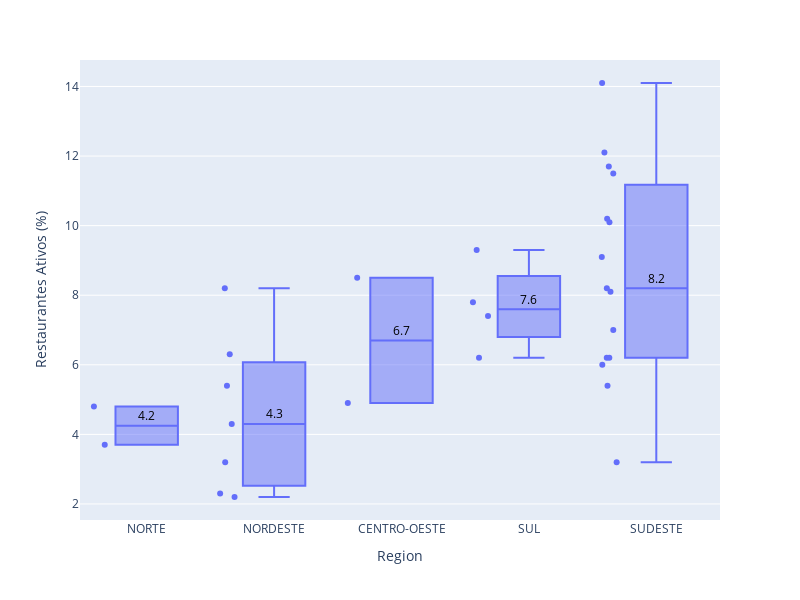

Write notebook code for a chart like this one.
### Markdown cell above
* 102 cidades do Nordeste, região com a menor renda do grupo, são destaque com a segunda maior taxa de restaurantes ativos.
* O Sul, região de maior renda, têm à segunda menor taxa de restaurantes ativos do Cluster 2.
* Direcionamento para alcançar target: aprendizado com cidades do Nordeste. Entendimento mais aprofundado. Recebem mais incentivos?
___

### Code cell
mf.boxplot_table_plotly(df=df_median, cluster=3)

### Figure 1 — Plotly figure (JSON) as saved in the notebook; plotly's stock layout.template omitted (floating-point values rounded to 4 significant figures)
{"data": [{"alignmentgroup": "True", "boxpoints": "all", "customdata": [[48.3, 4.1, "PA", "BELEM"], [85.61, 8.5, "MG", "BELO HORIZONTE"], [78.3, 9.8, "SP", "CAMPINAS"], [74.1, 7.6, "MS", "CAMPO GRANDE"], [82.55, 13.7, "PR", "CURITIBA"], [87.8, 19.1, "SC", "FLORIANOPOLIS"], [63.79, 4.6, "CE", "FORTALEZA"], [75.2, 11.1, "GO", "GOIANIA"], [69.9, 5.6, "SP", "GUARULHOS"], [68.2, 10.2, "PB", "JOAO PESSOA"], [68.8, 10.9, "MG", "JUIZ DE FORA"], [49.6, 4.6, "AM", "MANAUS"], [82, 16.2, "PR", "MARINGA"], [51.7, 7.5, "RN", "NATAL"], [84.1, 14.3, "RJ", "NITEROI"], [65.9, 13.1, "SP", "PIRACICABA"], [80.7, 9.9, "RS", "PORTO ALEGRE"], [83.7, 15.6, "SP", "PRAIA GRANDE"], [76.4, 5, "PE", "RECIFE"], [80.9, 10.7, "SP", "RIBEIRAO PRETO"], [50.8, 4, "BA", "SALVADOR"], [89.2, 8.8, "SP", "SANTO ANDRE"], [69.8, 11, "SP", "SAO BERNARDO DO CAMPO"], [57.9, 5.4, "RJ", "SAO GONCALO"], [70.1, 12.1, "SP", "SAO JOSE DOS CAMPOS"], [38.9, 4, "MA", "SAO LUIS"], [77.7, 13.7, "SP", "SOROCABA"], [43.7, 6.9, "PI", "TERESINA"], [72.7, 12.1, "MG", "UBERLANDIA"], [76.7, 13.5, "ES", "VILA VELHA"]], "hovertemplate": "Region=%{x}<br>Restaurantes Ativos (%)=%{y}<br>chs=%{customdata[0]}<br>cobertura_delivery=%{customdata[1]}<br>uf=%{customdata[2]}<br>cidade=%{customdata[3]}<extra></extra>", "legendgroup": "", "marker": {"color": "#636efa"}, "name": "", "notched": false, "offsetgroup": "", "orientation": "v", "showlegend": false, "type": "box", "x": ["NORTE", "SUDESTE", "SUDESTE", "CENTRO-OESTE", "SUL", "SUL", "NORDESTE", "CENTRO-OESTE", "SUDESTE", "NORDESTE", "SUDESTE", "NORTE", "SUL", "NORDESTE", "SUDESTE", "SUDESTE", "SUL", "SUDESTE", "NORDESTE", "SUDESTE", "NORDESTE", "SUDESTE", "SUDESTE", "SUDESTE", "SUDESTE", "NORDESTE", "SUDESTE", "NORDESTE", "SUDESTE", "SUDESTE"], "x0": " ", "xaxis": "x", "y": [3.7, 5.4, 6.2, 4.9, 9.3, 7.8, 2.2, 8.5, 3.2, 6.3, 9.1, 4.8, 7.4, 5.4, 8.1, 14.1, 6.2, 12.1, 2.3, 6, 3.2, 7, 11.5, 10.2, 11.7, 4.3, 10.1, 8.2, 6.2, 8.2], "y0": " ", "yaxis": "y"}], "layout": {"annotations": [{"align": "center", "font": {"color": "black", "size": 12}, "showarrow": false, "text": "4.2", "x": "NORTE", "y": 4.25, "yshift": 10}, {"align": "center", "font": {"color": "black", "size": 12}, "showarrow": false, "text": "4.3", "x": "NORDESTE", "y": 4.3, "yshift": 10}, {"align": "center", "font": {"color": "black", "size": 12}, "showarrow": false, "text": "6.7", "x": "CENTRO-OESTE", "y": 6.7, "yshift": 10}, {"align": "center", "font": {"color": "black", "size": 12}, "showarrow": false, "text": "7.6", "x": "SUL", "y": 7.6, "yshift": 10}, {"align": "center", "font": {"color": "black", "size": 12}, "showarrow": false, "text": "8.2", "x": "SUDESTE", "y": 8.2, "yshift": 10}], "boxmode": "group", "height": 600, "legend": {"tracegroupgap": 0}, "margin": {"t": 60}, "width": 800, "xaxis": {"anchor": "y", "categoryarray": ["NORTE", "NORDESTE", "CENTRO-OESTE", "SUL", "SUDESTE"], "categoryorder": "array", "domain": [0, 1], "title": {"text": "Region"}}, "yaxis": {"anchor": "x", "domain": [0, 1], "title": {"text": "Restaurantes Ativos (%)"}}}}
